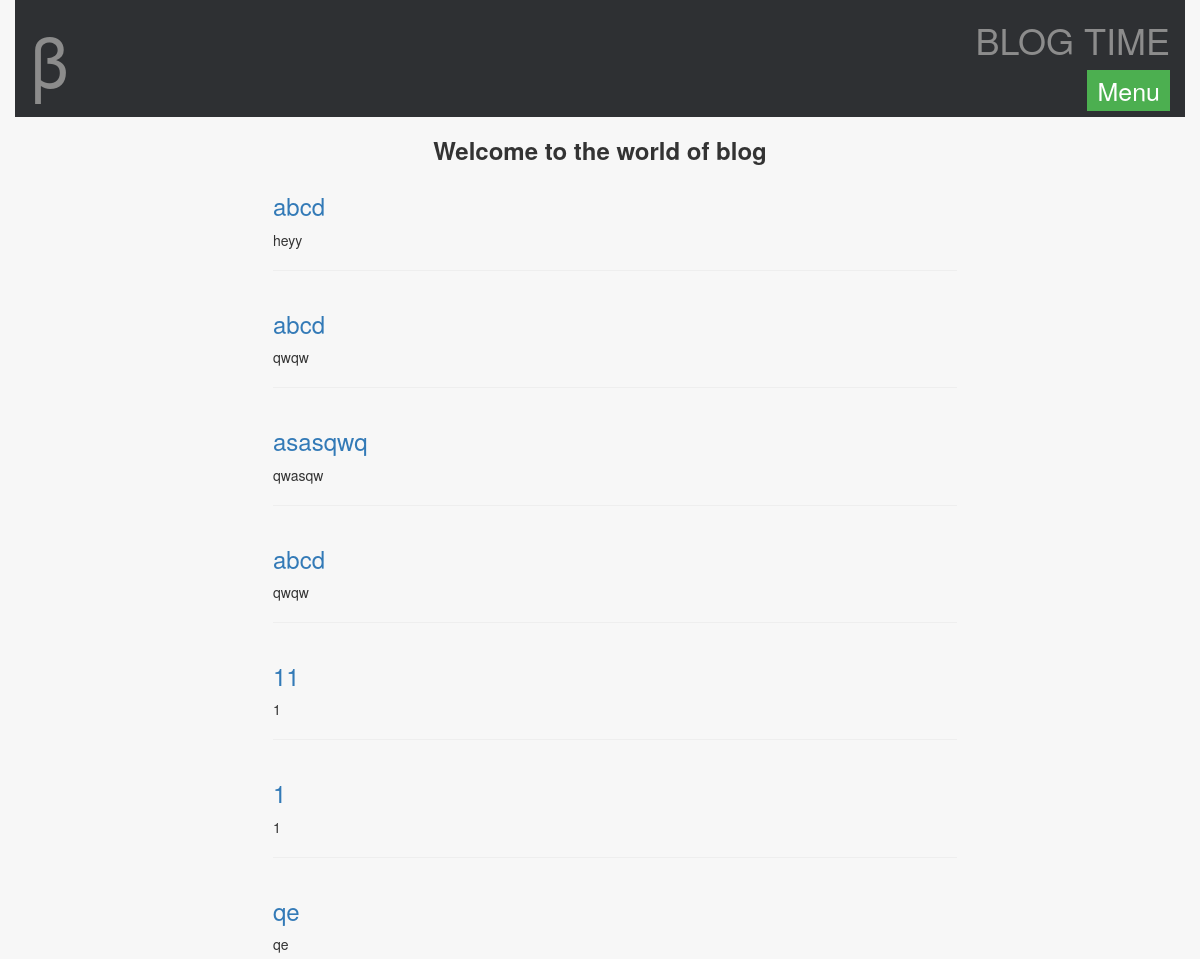
The app's page /posts/ (upper part), older data.
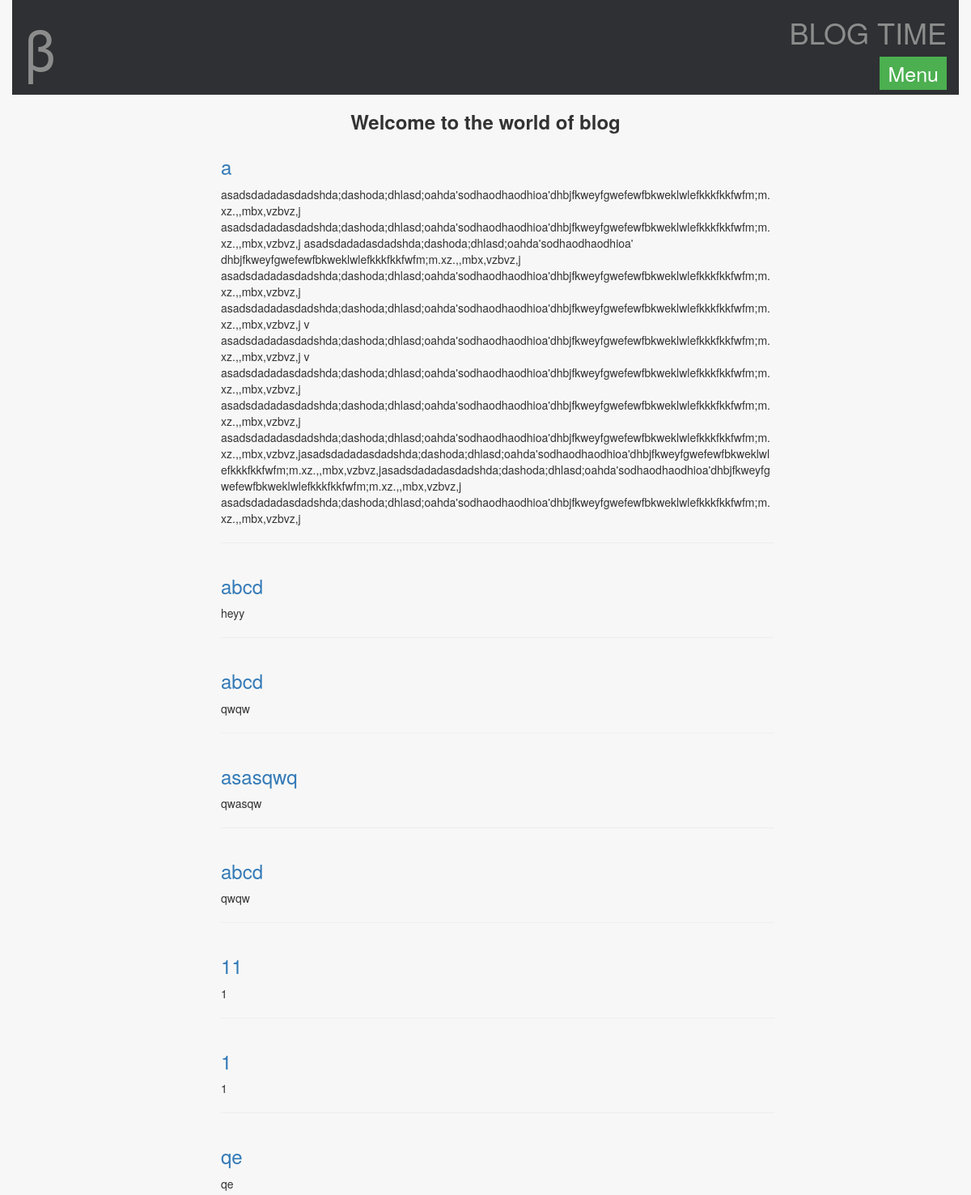
The same page, newer data.
### blogs/models.py (models this page shows, shortened)
class Post(models.Model):
    title = models.CharField(max_length=150)
    content = models.TextField()
    postupdate = models.DateTimeField(auto_now=True, auto_now_add=False)
    posttime = models.DateTimeField(auto_now=False, auto_now_add=True)

### blogs/views.py (the view)
class blog_list(View):
    def get(self, request, *args, **kwargs):
        query = Post.objects.all().order_by("-postupdate")
        context = {
            "list": query,
        }
        return render(request, "blogs.html", context)

### templates/blogs.html
{% extends "base2.html" %} {% block body %}
<div class="text-center">
    <h3><b>Welcome to the world of blog</b></h3>
</div>
<div class="container center">
    <div class="blog-container">{% for obj in list %}
        <div class="row">
            <div class="col-md-7 ">
                <h3>
                    <a href="{% url 'posts:show_post' id=obj.id %}">{{ obj.title }}</a>
                </h3>
            </div>
        </div>
        <p>{{ obj.content }}</p>
        <hr>{% endfor %}
    </div>
</div> {% endblock %}

### templates/base2.html (shortened to what this page needs)
{% extends "base.html" %} {% block header %}
<div class="dropdown">
    <button class="dropbtn button-txt">Menu</button>
</div>
{% endblock %} {% block content %} {% block body %} {% endblock %} {% endblock %}

### templates/base.html (shortened to what this page needs)
{% load staticfiles %}
<!DOCTYPE html>
<html>
<head>
    <link rel="stylesheet" href="{% static 'css/bootstrap.min.css' %}" type="text/css" />
    <link rel="stylesheet" href="{% static 'css/style.css' %}" type="text/css" />
    <link rel="stylesheet" href="/static/css/blogstyle.css?version=1" type="text/css" />
</head>
<body>
    <div class="container center">
        <header>
            <div class="row heady title-header main-text">
                <div class="col-md-6">
                    <div>
                        <h1 class="font-giant"><a href="/" style="text-decoration:none">&beta;</a><h1>
                        </div>
                    </div>
                    <div class="col-md-6 text-right text-uppercase">
                        <div>
                            <h1 class="title-super text-thin">Blog Time</h1>
                    </div>
                    <div>
                        {% block header %} {% endblock %}
                    </div>
                </div>
            </div>
        </header>
        {% block content %} {% endblock %}
    </div>
</body>
</html>

### static/css/style.css (style rules this page uses)
body { background-color: #f7f7f7; }
.font-giant { font-size: 70px; }
.font-giant a:link { color: #8c8c8c; }
.title-header { background-color: #2e3033; }
.main-text { color: #8c8c8c; }
.heady { display: flex; }
.dropbtn { background-color: #4CAF50; color: white; padding: 0px; font-size: 25px; border: none; cursor: pointer; }
.dropdown { position: relative; display: inline-block; }
.button-txt { padding: 3px 10px; }
hr { color: #ffffff; }

### static/css/blogstyle.css (style rules this page uses)
.blog-container { margin-left:20%; margin-right: 20%; word-wrap: break-word; }

Row changes from the older to the newer data that the page shows:
added Post: title "a", content "asadsdadadasdadshda;dashoda;dhlasd;oahda'sodhaodhaodhioa'dhbjfkweyfgwefewfbkweklwlefkkkfkkfwfm;m.xz.,,mbx,vzbvz,j asadsdadadasdadshda;dashoda;dhlasd;oahda'sodhaodhaodhioa'dhbjfkweyfgwefewfbkweklwlefkkkfkkfwfm;m.xz.,,mbx,vzbvz,j asadsdadadasdadshda;dashoda;dhlasd;oahda'sodhaodhaodhioa' dhbjfkweyfgwefewfbkweklwlefkkkfkkfwfm;m.xz.,,mbx,vzbvz,j asadsdadadasdadshda;dashoda;dhlasd;oahda'sodhaodhaodhioa'dhbjfkweyfgwefewfbkweklwlefkkkfkkfwfm;m.xz.,,mbx,vzbvz,j asadsdadadasdadshda;dashoda;dhlasd;oahda'sodhaodhaodhioa'dhbjfkweyfgwefewfbkweklwlefkkkfkkfwfm;m.xz.,,mbx,vzbvz,j v asadsdadadasdadshda;dashoda;dhlasd;oahda'sodhaodhaodhioa'dhbjfkweyfgwefewfbkweklwlefkkkfkkfwfm;m.xz.,,mbx,vzbvz,j v…"
